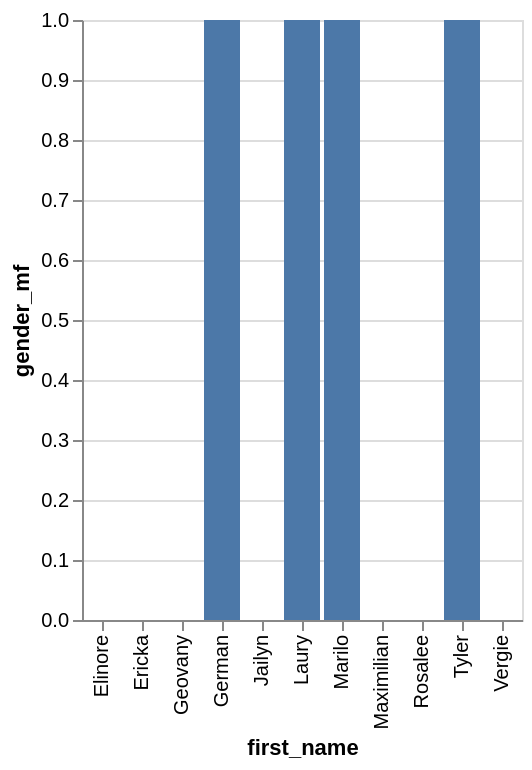

Specify this chart in Vega-Lite:
### Vega-Lite specification from a JSON file in a GitHub repository (floating-point values rounded to 4 significant figures)
{"data": {"values": [{"x_data": "Elinore", "y_data": 0}, {"x_data": "Ericka", "y_data": 0}, {"x_data": "Geovany", "y_data": 0}, {"x_data": "German", "y_data": 1}, {"x_data": "Jailyn", "y_data": 0}, {"x_data": "Laury", "y_data": 1}, {"x_data": "Marilo", "y_data": 1}, {"x_data": "Maximilian", "y_data": 0}, {"x_data": "Rosalee", "y_data": 0}, {"x_data": "Tyler", "y_data": 1}, {"x_data": "Vergie", "y_data": 0}]}, "mark": "bar", "encoding": {"x": {"field": "x_data", "type": "nominal", "title": "first_name", "sort": "ascending"}, "y": {"field": "y_data", "type": "quantitative", "title": "gender_mf"}}}
